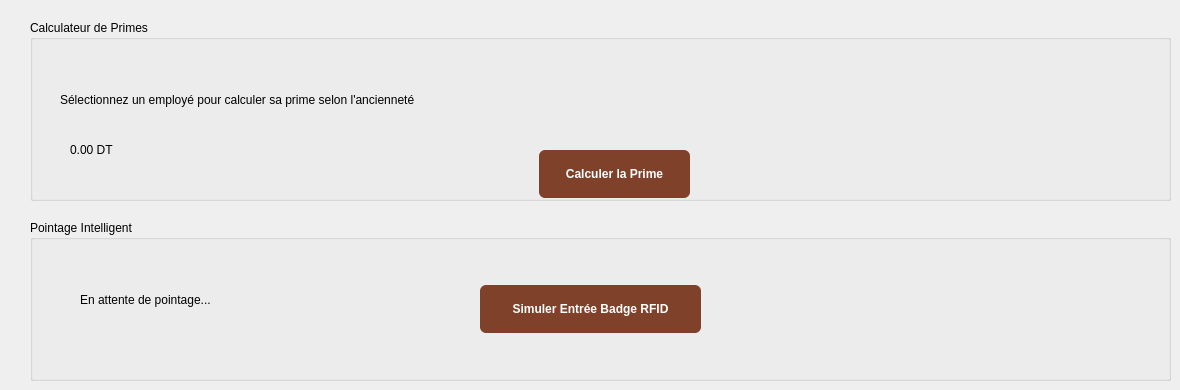
      <widget class="QWidget" name="tab_avance_3">
       <attribute name="title">
        <string>Avancé / IoT</string>
       </attribute>
       <widget class="QGroupBox" name="groupBox_6">
        <property name="geometry">
         <rect>
          <x>30</x>
          <y>20</y>
          <width>1141</width>
          <height>181</height>
         </rect>
        </property>
        <property name="title">
         <string>Calculateur de Primes</string>
        </property>
        <widget class="QLabel" name="label_16">
         <property name="geometry">
          <rect>
           <x>30</x>
           <y>70</y>
           <width>451</width>
           <height>20</height>
          </rect>
         </property>
         <property name="text">
          <string>Sélectionnez un employé pour calculer sa prime selon l'ancienneté</string>
         </property>
        </widget>
        <widget class="QLabel" name="lbl_resultat_prime">
         <property name="geometry">
          <rect>
           <x>40</x>
           <y>120</y>
           <width>200</width>
           <height>20</height>
          </rect>
         </property>
         <property name="text">
          <string>0.00 DT</string>
         </property>
        </widget>
        <widget class="QPushButton" name="btn_calcul_prime">
         <property name="geometry">
          <rect>
           <x>509</x>
           <y>130</y>
           <width>151</width>
           <height>48</height>
          </rect>
         </property>
         <property name="styleSheet">
          <string notr="true">background-color: #7F4129; color: #FFFFFF; font-weight: bold; border-radius: 6px;</string>
         </property>
         <property name="text">
          <string>Calculer la Prime</string>
         </property>
        </widget>
       </widget>
       <widget class="QGroupBox" name="groupBox_7">
        <property name="geometry">
         <rect>
          <x>30</x>
          <y>220</y>
          <width>1141</width>
          <height>161</height>
         </rect>
        </property>
        <property name="title">
         <string>Pointage Intelligent</string>
        </property>
        <widget class="QLabel" name="lbl_etat_pointage">
         <property name="geometry">
          <rect>
           <x>50</x>
           <y>70</y>
           <width>191</width>
           <height>20</height>
          </rect>
         </property>
         <property name="text">
          <string>En attente de pointage...</string>
         </property>
        </widget>
        <widget class="QPushButton" name="btn_simuler_rfid">
         <property name="geometry">
          <rect>
           <x>450</x>
           <y>65</y>
           <width>221</width>
           <height>48</height>
          </rect>
         </property>
         <property name="styleSheet">
          <string notr="true">background-color: #7F4129; color: #FFFFFF; font-weight: bold; border-radius: 6px;</string>
         </property>
         <property name="text">
          <string>Simuler Entrée Badge RFID</string>
         </property>
        </widget>
       </widget>
      </widget>
